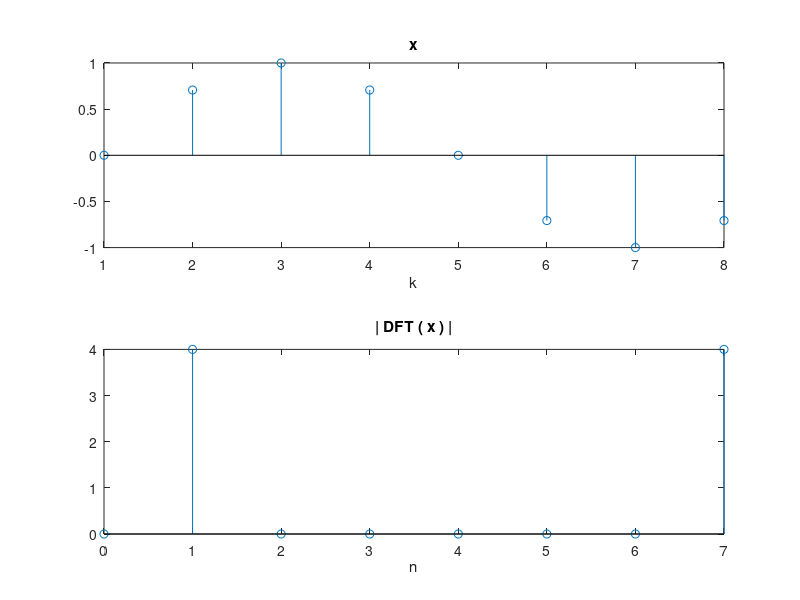
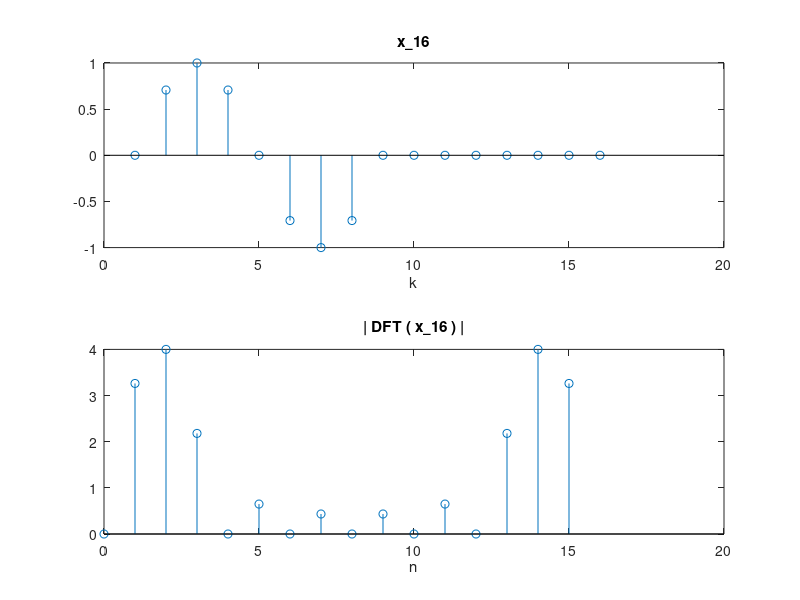
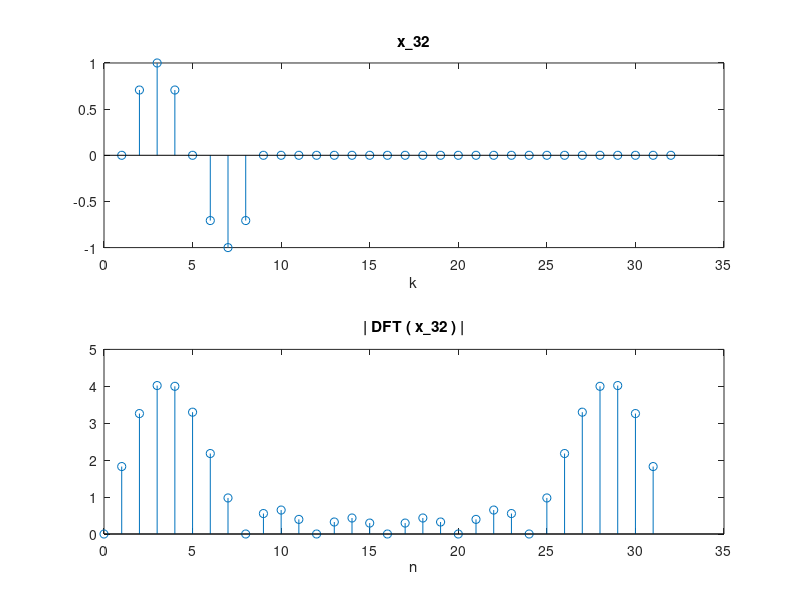

These charts were generated, in order, by the following MATLAB code:
%%%%%%%%%%%%%%%%%%%%%%%%%%%%%%%%%%%%%%%%%%%%%%%%%%%%%%%%%%%%%%%%%%%%%%%%%%%
%   Nachrichtentechnisches Praktikum - Aufgabe 2 - DFT
%                                                      
%   7. Zero Padding
%                                                      
%       x               : Folge im Zeitbereich 
%       x_16, x_32      : Folge im Zeitbereich nach Zero Padding
%       X, X_16, X_32   : DFT der jeweiligen Folge
%
%%%%%%%%%%%%%%%%%%%%%%%%%%%%%%%%%%%%%%%%%%%%%%%%%%%%%%%%%%%%%%%%%%%%%%%%%%%

clear all
close all
clc




%%%%%%%%%%%%%%%%%%%%%%%%%%%%%%%%%%%%%%%%%%%%%%%%%%%%%%%%%%%%%%%%%%%%%%%%%%%
% Simulation
%%%%%%%%%%%%%%%%%%%%%%%%%%%%%%%%%%%%%%%%%%%%%%%%%%%%%%%%%%%%%%%%%%%%%%%%%%%

% Folge
x = sin( linspace(0, 2*pi-1/4*pi, 8) );



% Zero Padding
x_16 = x; x_16(16) = 0;
x_32 = x; x_32(32) = 0;


% Diskrete Fourier Transformationen
X = fft(x);
X_16 = fft(x_16);
X_32 = fft(x_32);





%%%%%%%%%%%%%%%%%%%%%%%%%%%%%%%%%%%%%%%%%%%%%%%%%%%%%%%%%%%%%%%%%%%%%%%%%%%
% Ergebnisse ausgeben
%%%%%%%%%%%%%%%%%%%%%%%%%%%%%%%%%%%%%%%%%%%%%%%%%%%%%%%%%%%%%%%%%%%%%%%%%%%

% Urspruengliche Folge
figure('Name','Folge ohne Zero Padding')
subplot(2,1,1); stem(x); title('x'); xlabel('k'); 
subplot(2,1,2); stem(0:7,abs(X)); title('| DFT ( x ) |'); xlabel('n'); 

% Mit Zero Padding auf doppelte Laenge
figure('Name','Folge mit Zero Padding auf doppelte Laenge')
subplot(2,1,1); stem(x_16); title('x\_16'); xlabel('k'); 
subplot(2,1,2); stem(0:15,abs(X_16)); title('| DFT ( x\_16 ) |'); xlabel('n'); 

% Mit Zero Padding auf vierfache Laenge
figure('Name','Folge mit Zero Padding auf vierfache Laenge')
subplot(2,1,1); stem(x_32); title('x\_32'); xlabel('k'); 
subplot(2,1,2); stem(0:31,abs(X_32)); title('| DFT ( x\_32 ) |'); xlabel('n'); 
